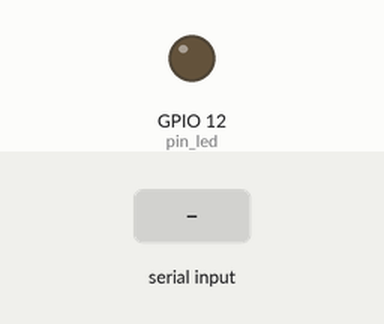
Simulated run of this sketch. Board: ESP32. Shown: output pins drawn as LEDs (lit = HIGH). The test bench sets the inputs (shaded band). WiFi joins after 1.5 s; servers stay silent unless stated.

Above: at 3.0 s.
3.1 s: "90,45\n" received over the second serial link
Timing chart, 0 to 6.1 s (numbered marks = the images above; inputs shaded):
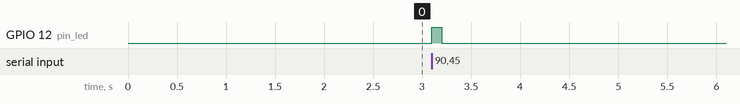

The sketch:

XN003.ino
```cpp
#include <X_NODE_esp32wroom.h>
X_NODE_esp32wroom xnode;
#define BLYNK_PRINT Serial
#define BLYNK_USE_DIRECT_CONNECT
#include <BlynkSimpleEsp32_BLE.h>
#include <BLEDevice.h>
#include <BLEServer.h>

unsigned long previousMillis = 0;
const long interval = 500;
char auth[] = "i4R0ItmcHt2tDkTXQ_0_rMKfaQWh0gMR"; //Enter your token here
int cont = 0;

int pin_led = 12; //Pin built-in led

void setup() {
  pinMode(pin_led, OUTPUT);
  Serial.begin(115200);
  Serial2.begin(115200);
  Blynk.begin(auth);
}

int Duty = 0;
int Dir = 0;
BLYNK_WRITE(1)
{
  Duty = param.asInt();
  if (Dir == 1)
    xnode.SendCommand("003A","R",Duty); //Set a status on the XNODE
  else
    xnode.SendCommand("003A","F",Duty); //Set a status on the XNODE
}

BLYNK_WRITE(2)
{
  Dir = param.asInt();
  if (Dir == 1)
    xnode.SendCommand("003A","R",Duty); //Set a status on the XNODE
  else
    xnode.SendCommand("003A","F",Duty); //Set a status on the XNODE
}

void ReadData(void) {
  float I = xnode.ReadAnswerToFloat("002A", "G");  //Saves the X-NODE current reading
  Blynk.virtualWrite(V0, I);
}

void loop() {
  Blynk.run();
  unsigned long currentMillis = millis();
  if (currentMillis - previousMillis >= interval) {
    previousMillis = currentMillis;
    ReadData();
    digitalWrite(pin_led, HIGH); delay(100);
    digitalWrite(pin_led, LOW);
  }
}
```

X_NODE_esp32wroom.h
```cpp
#ifndef X_NODE_esp32wroom_H
#define X_NODE_esp32wroom_H

#include <Arduino.h >

class X_NODE_esp32wroom
{
public:
    /*
    Function:
       void SendCommand (char* node, char* command, int value)
    Overview:
        Sends the commands to XNODEs trough serial port.
    Precondition:
        None.
    Input:
        char* node: XNODE´s model; e.g. 016A, 007E.
        char* command: Commands for XNODEs; R, G, F, R.
        int value: Value of the command, e.g. 100, 30.
    Output:
        None.
    */
  void SendCommand (char* node, char* command, int value);

    /*
    Function:
       void SendCommandString (char* node, char* command, String value)
    Overview:
        Sends the commands to XNODEs trough serial port.
    Precondition:
        None.
    Input:
        char* node: XNODE´s model; e.g. 016A, 007E.
        char* command: Commands for XNODEs; R, G, F, R.
        String value: Value of the command, e.g. 101010, 00001111.
    Output:
        None.
    */
  void SendCommandString (char* node, char* command, String value);

    /*
    Function:
        void SendAsk (char* node);
    Overview:
        Sends the ID and the command '?' trougth serial port.
    Precondition:
        None.
    Input:
        char* node: XNODE´s model; e.g. 016A, 007E
    Output:
        None.
    */
  void SendAsk (char* node);

    /*
    Function:
        float ReadAnswerToFloat(char* node, char* command)
    Overview:
        Sends the commands to XNODEs trough serial ports, waits for the
        answer and proccesses the response.
    Precondition:
        None.
    Input:
        char* node: XNODE´s model; e.g. 016A, 007E.
        char* command: Commands for XNODEs; e.g GH, GT, GP.
    Output:
        Float: Float from answer of the XNODE.
    */
  float ReadAnswerToFloat(char* node, char* command);

    /*
    Function:
        int ReadAnswerToInt(char* node, char* command)
    Overview:
        Sends the commands to XNODEs trough serial ports, waits for the
        answer and proccesses the response.
    Precondition:
        None.
    Input:
        char* node: XNODE´s model; e.g. 016A, 007E.
        char* command: Commands for XNODEs; e.g GH, GT, GP.
    Output:
        int: Integer from answer of the XNODE.
    */
  int ReadAnswerToInt(char* node, char* command);

    /*
    Function:
        int ReadBinaryAnswer(char* node, char* command, char Answer[])
    Overview:
        Sends the commands to XNODEs trough serial ports, waits for the
        answer and save the characters int the array Answer[].
    Precondition:
        None.
    Input:
        char* node: XNODE´s model; e.g. 016A, 007E.
        char* command: Commands for XNODEs; R, G, F, R.
        char Answer[]: Array where characters are stored
    Output:
        None.
    */
  int ReadBinaryAnswer(char* node, char* command, char Answer[]);


private:
  /*
    Function:
        void PrintCommand(char* node, char* command);
    Overview:
        Sends the ID and the command trougth serial port.
    Precondition:
        None.
    Input:
        char* node: XNODE´s model; e.g. 016A, 007E
        char* command: Commands for XNODEs; e.g GH, GT, GP.
    Output:
        None.
  */
  void PrintCommand(char* node, char* command);

  /*
    Function:
        int ReadBufferSerial(char* Buffer)
    Overview:
        Reads the serial port and store the characters in "Buffer".
        Returns the number of characters read.
    Precondition:
        None.
    Input:
        None.
    Output:
        Int: Number of characters read.
  */
  int ReadBufferSerial(char* Buffer);

  /*
    Function:
        bool CheckModel(char* Buffer, char* ID)
    Overview:
        Compares the ID and the XNODE´s answer, if match returns
        True, otherwise returns False
    Precondition:
        None.
    Input:
        char* ID: XNODE´s ID, model + index; e.g. 016A, 007E
        char* Buffer: XNODE´s Answer from serial port.
    Output:
        Bool: Comparison result.
  */
  bool CheckModel(char* Buffer, char* ID);

  /*
    Function:
        float StringtoFloat(char* Buffer)
    Overview:
        Cleans the XNODE´s ID from the answer and turn it in float.
    Precondition:
        The function CheackModel must returns TRUE.
    Input:
        char* Buffer: XNODE´s Answer from serial port.
    Output:
        Float: Float from answer of the XNODE.
  */
  float StringtoFloat(char* Buffer);

  /*
    Function:
        int StringtoFloat(char* Buffer)
    Overview:
        Cleans the XNODE´s ID from the answer and turn it in float.
    Precondition:
        The function CheackModel must returns TRUE.
    Input:
        char* Buffer: XNODE´s Answer from serial port.
    Output:
        int: Integer from answer of the XNODE.
  */
  int StringtoInt(char* Buffer) ;

};
#endif
```

Measured:
- after the input at 3.1 s, GPIO 12 (pin_led): LOW → HIGH at once, → LOW 0.10 s later
